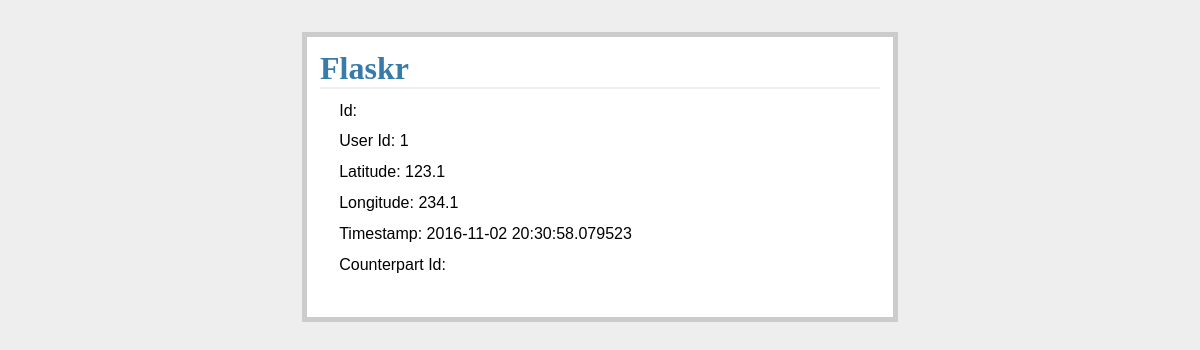
The app's page /noober/show_drivers with its own data.
### tables this page shows
CREATE TABLE drivers (
  user_id string not null primary key,
  lat float(10,6) not null,
  lon float(10,6) not null,
  timestamp string,
  matched_rider_id string
);

### basic.py (the view)
@app.route("/noober/show_drivers")
def show_drivers():
        drivers = query_db('select * from drivers')
        return render_template('show_entries.html', entries=drivers)

### dbutil.py (called while the page is built)
def connect_db():
        rv = sqlite3.connect(app.config['DATABASE'])
        rv.row_factory = sqlite3.Row
        return rv

def get_db():
        if not hasattr(g, 'sqlite_db'):
                g.sqlite_db = connect_db()
        return g.sqlite_db

def query_db(query, args=(), one=False):
        cur = get_db().execute(query,args)
        rv = cur.fetchall()
        cur.close()
        return (rv[0] if rv else None) if one else rv

### templates/show_entries.html
{% extends "layout.html" %}
{% block body %}
<ul class="entries">
  {% for entry in entries %}
  <li>Id: {{entry.transaction_id}} </li>
  <li>User Id: {{entry.user_id}} </li>
  <li>Latitude: {{ entry.lat }} </li>
  <li>Longitude: {{entry.lon }} </li>
  <li>Timestamp: {{entry.timestamp|safe }} </li>
  <li>Counterpart Id: {{entry.counterpart_user_id|safe }} </li>
  <br>
  {% else %}
  <li><em>Unbelievable.  No entries here so far</em></li>
  {% endfor %}
</ul>
{% endblock %}

### static/style.css (style rules this page uses)
.entries { list-style: none; margin: 0; padding: 0; }
.entries li { margin: 0.8em 1.2em; }

### records on screen
drivers: user_id "1", lat "123.1", lon "234.1", timestamp "2016-11-02 20:30:58.079523"
